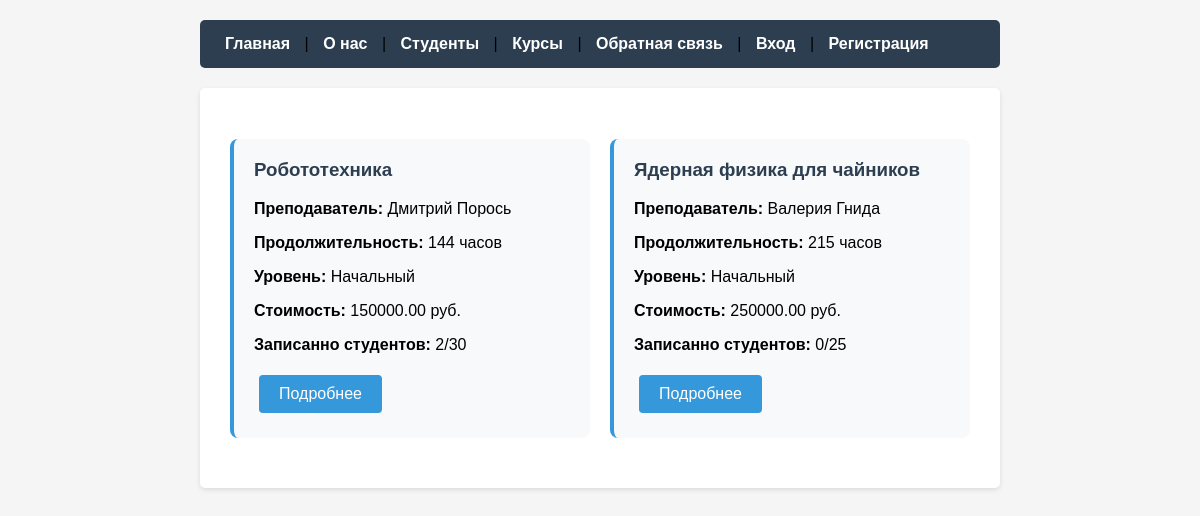
Page /courses/ on the committed database.
### fefu_lab/models.py (models this page shows, shortened)
class Course(models.Model):
    LEVEL_CHOICES = [
        ('BEGINNER', 'Начальный'),
        ('INTERMEDIATE', 'Средний'),
        ('ADVANCED', 'Продвинутый'),
    ]
    title = models.CharField(max_length=200, verbose_name='Название курса')
    slug = models.SlugField(unique=True, verbose_name='URL идентификатор')
    description = models.TextField(verbose_name='Описание')
    duration = models.PositiveIntegerField(
        verbose_name='Продолжительность (часов)',
        validators=[MinValueValidator(1), MaxValueValidator(500)]
    )
    instructor = models.ForeignKey(
        Instructor,
        on_delete=models.SET_NULL,
        null=True,
        blank=True,
        related_name='courses',
        verbose_name='Преподаватель'
    )
    level = models.CharField(
        max_length=12,
        choices=LEVEL_CHOICES,
        default='BEGINNER',
        verbose_name='Уровень сложности'
    )
    max_students = models.PositiveIntegerField(
        default=30,
        verbose_name='Максимальное количество студентов',
        validators=[MinValueValidator(1), MaxValueValidator(100)]
    )
    price = models.DecimalField(
        max_digits=10,
        decimal_places=2,
        default=0,
        verbose_name='Стоимость'
    )
    is_active = models.BooleanField(default=True, verbose_name='Активен')
    created_at = models.DateTimeField(auto_now_add=True, verbose_name='Дата создания')
    updated_at = models.DateTimeField(auto_now=True, verbose_name='Дата обновления')
    class Meta:
        verbose_name = 'Курс'
        verbose_name_plural = 'Курсы'
        ordering = ['title']
        db_table = 'courses'
    @property
    def enrolled_students_count(self):
        return self.enrollments.filter(status='ACTIVE').count()

class Instructor(models.Model):
    profile = models.OneToOneField(
        Profile,
        on_delete=models.CASCADE,
        related_name='instructor_info',
        verbose_name='Профиль преподавателя',
        limit_choices_to={'role': 'TEACHER'}
    )
    is_active = models.BooleanField(default=True, verbose_name='Активен')
    created_at = models.DateTimeField(auto_now_add=True, verbose_name='Дата создания')
    updated_at = models.DateTimeField(auto_now=True, verbose_name='Дата обновления')
    class Meta:
        verbose_name = 'Преподаватель'
        verbose_name_plural = 'Преподаватели'
        ordering = ['profile__user__last_name']
        db_table = 'instructors'
    @property
    def full_name(self):
        return self.profile.full_name

class Profile(models.Model):
    ROLE_CHOICES = [
        ('STUDENT', 'Студент'),
        ('TEACHER', 'Преподаватель'),
        ('ADMIN', 'Администратор'),
    ]
    FACULTY_CHOICES = [
        ('CS', 'Кибербезопасность'),
        ('SE', 'Программная инженерия'),
        ('IT', 'Информационные технологии'),
        ('DS', 'Наука о данных'),
        ('WEB', 'Веб-технологии'),
    ]
    ADMIN_LEVEL_CHOICES = [
        ('MODERATOR', 'Модератор'),
        ('MANAGER', 'Менеджер'),
        ('SUPER_ADMIN', 'Супер-админ'),
    ]
    user = models.OneToOneField(
        User,
        on_delete=models.CASCADE,
        related_name='profile',
        verbose_name='Пользователь'
    )
    role = models.CharField(
        max_length=10,
        choices=ROLE_CHOICES,
        default='STUDENT',
        verbose_name='Роль'
    )
    avatar = models.ImageField(
        upload_to='avatars/',
        null=True,
        blank=True,
        verbose_name='Аватар'
    )
    phone = models.CharField(
        max_length=20,
        null=True,
        blank=True,
        verbose_name='Телефон'
    )
    bio = models.TextField(
        null=True,
        blank=True,
        verbose_name='О себе'
    )
    student_id = models.CharField(
        max_length=20,
        unique=True,
        null=True,
        blank=True,
        verbose_name='Студенческий билет'
    )
    birth_date = models.DateField(
        null=True,
        blank=True,
        verbose_name='Дата рождения'
    )
    faculty = models.CharField(
        max_length=3,
        choices=FACULTY_CHOICES,
        null=True,
        blank=True,
        verbose_name='Факультет'
    )
    year_of_study = models.PositiveIntegerField(
        null=True,
        blank=True,
        verbose_name='Курс обучения',
        validators=[MinValueValidator(1), MaxValueValidator(6)]
    )
    specialization = models.CharField(
        max_length=200,
        null=True,
        blank=True,
        verbose_name='Специализация'
    )
    degree = models.CharField(
        max_length=100,
        blank=True,
        verbose_name='Ученая степень'
    )
    academic_rank = models.CharField(
        max_length=100,
        blank=True,
        verbose_name='Ученое звание'
    )
    department = models.CharField(
        max_length=200,
        blank=True,
        verbose_name='Кафедра'
    )
    office = models.CharField(
        max_length=50,
        blank=True,
        verbose_name='Кабинет'
    )
    admin_level = models.CharField(
        max_length=50,
        choices=ADMIN_LEVEL_CHOICES,
        null=True,
        blank=True,
        verbose_name='Уровень доступа'
    )
    is_active = models.BooleanField(default=True, verbose_name='Активен')
    created_at = models.DateTimeField(auto_now_add=True, verbose_name='Дата создания')
    updated_at = models.DateTimeField(auto_now=True, verbose_name='Дата обновления')
    class Meta:
        verbose_name = 'Профиль'
        verbose_name_plural = 'Профили'
        ordering = ['user__last_name', 'user__first_name']
        db_table = 'profiles'
    @property
    def full_name(self):
        return self.user.get_full_name()

### fefu_lab/views.py (the view)
# urls.py: path('courses/', views.course_list, name='course_list'),
def course_list(request):
    courses = Course.objects.filter(is_active=True)
    return render(request, 'fefu_lab/course_list.html', {'courses': courses})

### fefu_lab/templates/fefu_lab/course_list.html (shortened to what this page needs)
{% extends "fefu_lab/base.html" %}
{% block content %}
<div class="courses-grid">
    {% for course in courses %}
    <div class="course-card">
        <h3>{{ course.title }}</h3>
        <p><strong>Преподаватель:</strong>
            {% if course.instructor %}
                {{ course.instructor.full_name }}
            {% else %}
                Не назначен
            {% endif %}
        </p>
        <p><strong>Продолжительность:</strong> {{ course.duration }} часов</p>
        <p><strong>Уровень:</strong> {{ course.get_level_display }}</p>
        <p><strong>Стоимость:</strong>
            {% if course.price > 0 %}
                {{ course.price }} руб.
            {% else %}
                Бесплатно
            {% endif %}
        </p>
        <p><strong>Записанно студентов:</strong> {{ course.enrolled_students_count }}/{{ course.max_students }}</p>
        <a href="{% url 'course_detail' course.slug %}" class="btn">Подробнее</a>
    </div>
    {% empty %}
    <p>Нет доступных курсов.</p>
    {% endfor %}
</div>
{% endblock %}

### fefu_lab/templates/fefu_lab/base.html (shortened to what this page needs)
<!DOCTYPE html>
<html>
<head>
    {% load static %}
    <link rel="stylesheet" href="{% static 'fefu_lab/css/style.css' %}">
</head>
<body>
    <div class="navigation">
        <a href="/">Главная</a> |
        <a href="/about/">О нас</a> |
        <a href="{% url 'student_list' %}">Студенты</a> |
        <a href="{% url 'course_list' %}">Курсы</a> |
        <a href="/feedback/">Обратная связь</a> |
        {% if user.is_authenticated %}
            {% if user.profile.role == 'TEACHER' or user.profile.role == 'ADMIN' %}
                <a href="{% url 'profile' %}">Дашборд преподавателя</a> |
            {% else %}
                <a href="{% url 'profile' %}">Личный кабинет</a> |
            {% endif %}
            {% if user.is_staff or user.profile.role == 'ADMIN' %}
                <a href="/admin/">Админка</a> |
            {% endif %}
            <a href="{% url 'logout' %}">Выйти</a>
        {% else %}
            <a href="{% url 'login' %}">Вход</a> |
            <a href="{% url 'register' %}">Регистрация</a>
        {% endif %}
    </div>
    <div class="content">
        {% block content %}{% endblock %}
    </div>
</body>
</html>

### fefu_lab/static/fefu_lab/css/style.css (style rules this page uses)
body { font-family: Arial, sans-serif; max-width: 800px; margin: 0 auto; padding: 20px; background-color: #f5f5f5; }
.navigation { background-color: #2c3e50; padding: 15px; border-radius: 5px; margin-bottom: 20px; }
.navigation a { color: white; text-decoration: none; margin: 0 10px; font-weight: bold; }
.content { background-color: white; padding: 30px; border-radius: 5px; box-shadow: 0 2px 5px rgba(0,0,0,0.1); }
.students-grid, .courses-grid { display: grid; grid-template-columns: repeat(auto-fill, minmax(300px, 1fr)); gap: 20px; margin: 20px 0; }
.student-card, .course-card { background-color: #f8f9fa; padding: 20px; border-radius: 8px; border-left: 4px solid #3498db; }
.student-card h3, .course-card h3 { margin-top: 0; color: #2c3e50; }
.btn { display: inline-block; background-color: #3498db; color: white; padding: 10px 20px; text-decoration: none; border-radius: 4px; margin: 5px; }

### rows in the picture
Course: title "Робототехника", instructor.full_name "Дмитрий Порось", duration "144", level "Начальный", price "150000.00", enrolled_students_count "2", max_students "30"
Course: title "Ядерная физика для чайников", instructor.full_name "Валерия Гнида", duration "215", level "Начальный", price "250000.00", enrolled_students_count "0", max_students "25"
